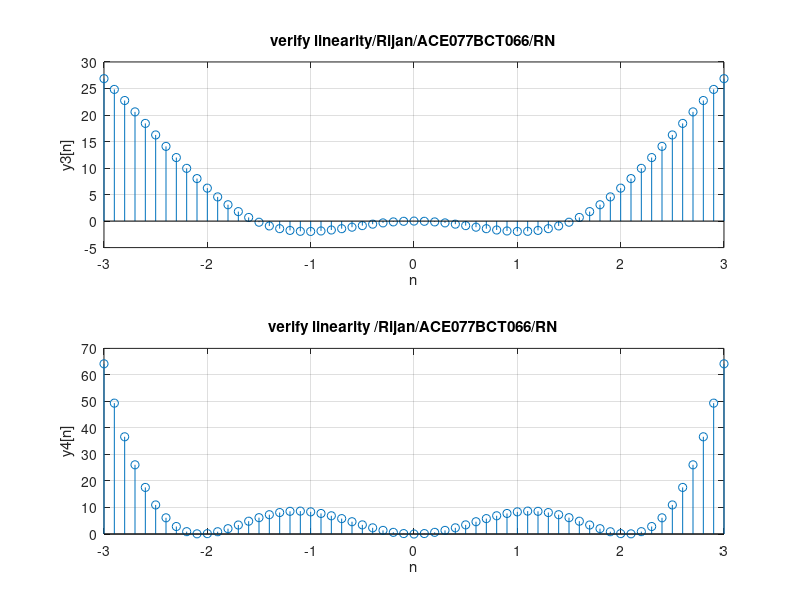

Source code (MATLAB):
clc;
close all;
clear all;
a1=3;
a2=-7;
n=-3:0.1:3;
x1=n;
x2=sin(n);
y1=x1.^2;
y2=x2.^2;
y3=a1*y1+a2*y2;
x3=a1*x1+a2*x2;
y4=x3.^2;
subplot(2,1,1);
stem(n,y3);
xlabel('n');
ylabel('y3[n]');
title('verify linearity/Rijan/ACE077BCT066/RN');
grid on;
subplot(2,1,2);
stem(n,y4);
xlabel('n');
ylabel('y4[n]');
title('verify linearity /Rijan/ACE077BCT066/RN');
grid on;